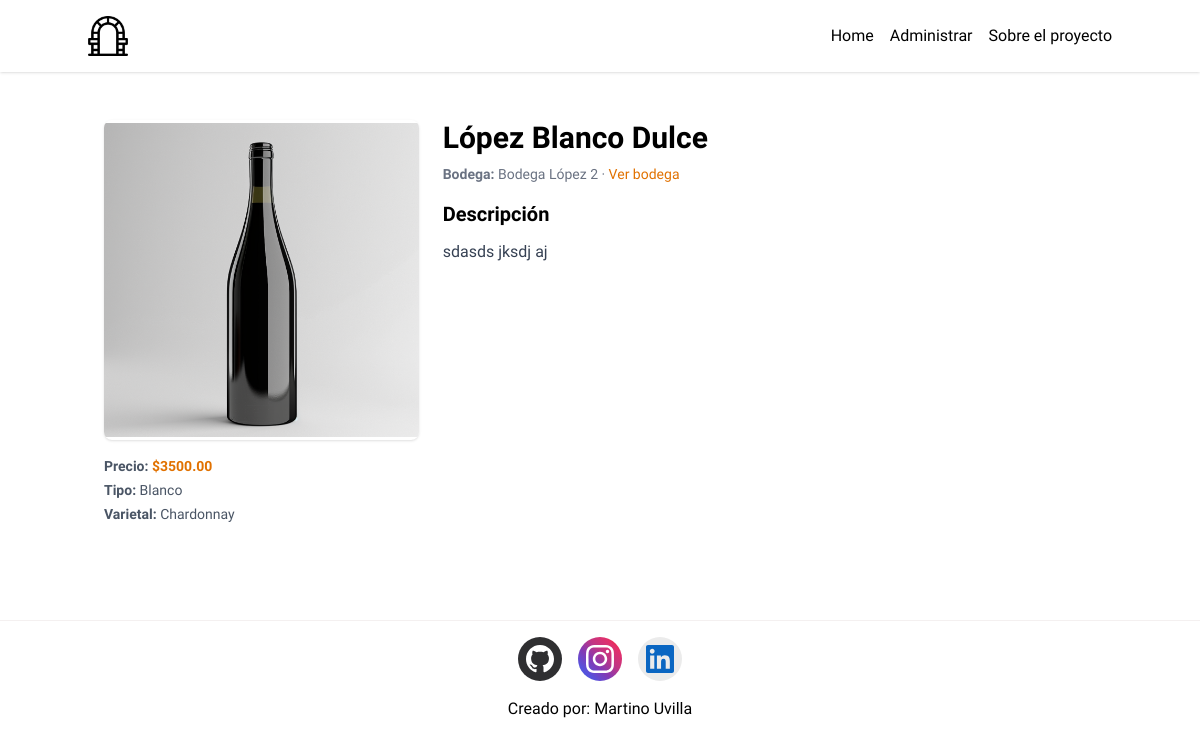
Page /vino/detalle/3/ on the committed database.
### bodegaApp/models.py (models this page shows, shortened)
class Vino(models.Model):
    CHOICES = [
        ('Tinto', 'Tinto'),
        ('Blanco', 'Blanco'),
        ('Rosado', 'Rosado'),
        ('Espumoso', 'Espumoso'),]
    id = models.AutoField(primary_key=True)
    nombre = models.CharField(max_length=200,verbose_name="Nombre")
    bodega = models.ForeignKey(Bodega, on_delete=models.CASCADE,verbose_name="Bodega",related_name="vinos")
    tipo = models.CharField(max_length=20,choices=CHOICES,verbose_name="Tipo")
    varietal = models.CharField(max_length=100,verbose_name="Varietal")
    precio = models.DecimalField(max_digits=6, decimal_places=2,verbose_name="Precio")
    descripcion = models.TextField(verbose_name="Descripción")
    imagen = models.ImageField(upload_to='imagenes/',verbose_name="Imagen")
    def __str__(self):
        return f"{self.nombre} - {self.bodega.nombre}"

class Bodega(models.Model):
    id = models.AutoField(primary_key=True)
    nombre = models.CharField(max_length=200,verbose_name="Nombre")
    direccion = models.CharField(max_length=300,verbose_name="Dirección")
    descripcion = models.TextField(verbose_name="Descripción")
    telefono = models.CharField(max_length=20,verbose_name="Teléfono")
    email = models.EmailField(verbose_name="Email")
    ubicacion = models.CharField(max_length=200,verbose_name="Ubicación")
    imagen = models.ImageField(upload_to='imagenes/',verbose_name="Imagen")
    sitio = models.URLField(verbose_name="Sitio web",blank=True)

### bodegaApp/views.py (the view)
# urls.py: path('vino/detalle/<int:id>/', vino_detalle, name='vino_detalle'),
def vino_detalle(request,id):
    vino_por_id = Vino.objects.get(id=id) #Traemos el vino con el id recibido
    print(vino_por_id)
    return render(request, 'vino_Detalle.html', {'vino': vino_por_id})

### bodegaApp/templates/vino_Detalle.html (shortened to what this page needs)
{% extends "base.html" %}
{% load static %}
{% block content %}
<section class="container px-4 py-12 mx-auto">
  <div class="grid grid-cols-1 gap-6 md:grid-cols-3">
    <div class="md:col-span-1">
      {% if vino.imagen %}
      <img src="{{ vino.imagen.url }}" alt="{{ vino.nombre }}" class="object-contain w-full rounded-lg shadow h-80">
      {% else %}
      <img src="{% static 'img/botella2.png' %}" alt="Vino Malbec" class="object-contain w-full rounded-lg shadow h-80">
      {% endif %}
      <div class="mt-4 space-y-1 text-sm text-gray-600">
        <p><strong>Precio:</strong> <span class="font-semibold text-amber-600">${{ vino.precio }}</span></p>
        <p><strong>Tipo:</strong> {{ vino.get_tipo_display}}</p>
        <p><strong>Varietal:</strong> {{ vino.varietal }} </p>
      </div>
    </div>
    <div class="md:col-span-2">
      <h1 class="mb-2 text-3xl font-bold">{{ vino.nombre }}</h1>
      <p class="mb-4 text-sm text-gray-500"><strong>Bodega:</strong> {{ vino.bodega.nombre}} · <a href="{% url 'bodega_detalle' vino.bodega.id %}" class="text-amber-600 hover:underline">Ver bodega</a></p>
      <h2 class="mb-3 text-xl font-semibold">Descripción</h2>
      <p class="mb-6 text-gray-700">{{ vino.descripcion }}</p>
    </div>
  </div>
</section>
{% endblock %}

### rows in the picture
Vino: imagen (picture), precio "3500.00", tipo "Blanco", varietal "Chardonnay", nombre "López Blanco Dulce", bodega.nombre "Bodega López 2", descripcion "sdasds jksdj aj"
